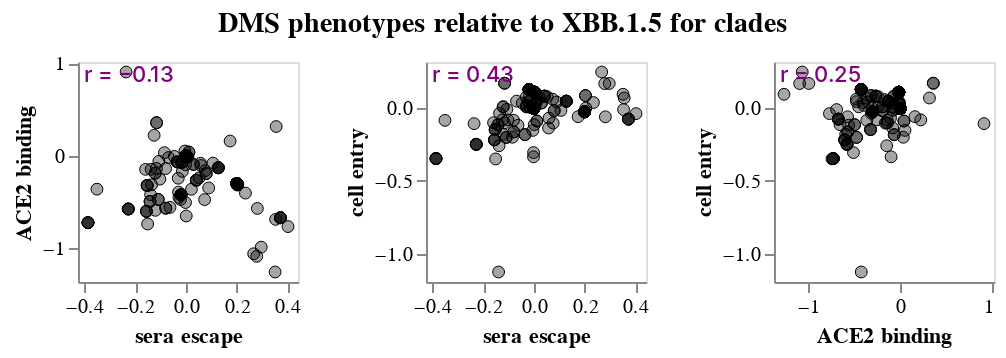

The notebook cell this image was saved under:
### Markdown cell above
## Phenotype correlations among clades
Plot correlations among overall phenotypes for clades.
Note that although a `r` value is shown on the plot, the data points on this plot cannot really be considered independent as the clades are phylogenetically related.

### Code cell
clade_selection = alt.selection_point(fields=["clade"], on="mouseover", empty=False)

clade_phenotype_scatter_base = (
    alt.Chart(clade_growth_dms_df)
    .add_params(clade_selection)
)

clade_phenotype_scatter_charts = []
for pheno1, pheno2 in itertools.combinations(phenotypes, 2):
    if split_by_rbd:
        if pheno1.split()[-1] != pheno2.split()[-1]:
            continue
    clade_phenotype_scatter_points = (
        clade_phenotype_scatter_base
        .encode(
            alt.X(pheno1, scale=alt.Scale(nice=False, padding=5)),
            y=alt.Y(pheno2, scale=alt.Scale(nice=False, padding=5)),
            tooltip=[
                alt.Tooltip(c, format=".2f") if clade_growth_dms_df[c].dtype == float else c
                for c in clade_growth_dms_df.columns
            ],
            size=alt.condition(clade_selection, alt.value(70), alt.value(35)),
            strokeWidth=alt.condition(clade_selection, alt.value(2), alt.value(0.5)),
            stroke=alt.condition(clade_selection, alt.value("red"), alt.value("black")),
        )
        .mark_circle(fill="black", strokeOpacity=1, fillOpacity=0.35)
    )
    clade_phenotype_scatter_r = (
        clade_phenotype_scatter_base
        .transform_regression(pheno1, pheno2, params=True)
        .transform_calculate(
            r=alt.expr.if_(
                alt.datum["coef"][1] >= 0,
                alt.expr.sqrt(alt.datum["rSquared"]),
                -alt.expr.sqrt(alt.datum["rSquared"]),
            ),
            label='"r = " + format(datum.r, ".2f")',
        )
        .mark_text(align="left", color="purple", fontWeight=500, fontSize=11, opacity=1)
        .encode(x=alt.value(3), y=alt.value(7), text=alt.Text("label:N"))
        .properties(width=110, height=110)
    )
    clade_phenotype_scatter_charts.append(clade_phenotype_scatter_points + clade_phenotype_scatter_r)

clade_phenotype_scatter_chart = (
    alt.vconcat(
        *[
            alt.hconcat(*clade_phenotype_scatter_charts[row * len(phenotypes_basic): (row + 1) * len(phenotypes_basic)])
            for row in range(int(math.ceil(len(phenotypes) / len(phenotypes_basic))))
        ],
        spacing=9,
    )
    .configure_axis(grid=False)
    .properties(        
        title=alt.TitleParams(
            f"DMS phenotypes relative to {dms_clade} for clades",
            anchor="middle",
            fontSize=14,
            dy=-3,
        ),
    )    
)

clade_phenotype_scatter_chart

### Figure 1 — Vega-Lite specification as saved in the notebook (floating-point values rounded to 4 significant figures; data arrays with more than 128 entries replaced by an {"elided": "..."} marker saying what was removed)
{"config": {"view": {"continuousWidth": 300, "continuousHeight": 300}, "axis": {"grid": false}}, "vconcat": [{"hconcat": [{"layer": [{"mark": {"type": "circle", "fill": "black", "fillOpacity": 0.35, "strokeOpacity": 1}, "encoding": {"size": {"condition": {"param": "param_2", "value": 70, "empty": false}, "value": 35}, "stroke": {"condition": {"param": "param_2", "value": "red", "empty": false}, "value": "black"}, "strokeWidth": {"condition": {"param": "param_2", "value": 2, "empty": false}, "value": 0.5}, "tooltip": [{"field": "clade", "type": "nominal"}, {"field": "date", "type": "nominal"}, {"field": "spike_muts_from_dms_clade", "type": "nominal"}, {"field": "growth_rate", "format": ".2f", "type": "quantitative"}, {"field": "n_sequences", "type": "quantitative"}, {"field": "sera escape", "format": ".2f", "type": "quantitative"}, {"field": "ACE2 binding", "format": ".2f", "type": "quantitative"}, {"field": "cell entry", "format": ".2f", "type": "quantitative"}], "x": {"field": "sera escape", "scale": {"nice": false, "padding": 5}, "type": "quantitative"}, "y": {"field": "ACE2 binding", "scale": {"nice": false, "padding": 5}, "type": "quantitative"}}, "name": "view_5"}, {"mark": {"type": "text", "align": "left", "color": "purple", "fontSize": 11, "fontWeight": 500, "opacity": 1}, "encoding": {"text": {"field": "label", "type": "nominal"}, "x": {"value": 3}, "y": {"value": 7}}, "transform": [{"on": "sera escape", "regression": "ACE2 binding", "params": true}, {"calculate": "if((datum['coef'][1] >= 0),sqrt(datum['rSquared']),(-sqrt(datum['rSquared'])))", "as": "r"}, {"calculate": "\"r = \" + format(datum.r, \".2f\")", "as": "label"}]}], "height": 110, "width": 110}, {"layer": [{"mark": {"type": "circle", "fill": "black", "fillOpacity": 0.35, "strokeOpacity": 1}, "encoding": {"size": {"condition": {"param": "param_2", "value": 70, "empty": false}, "value": 35}, "stroke": {"condition": {"param": "param_2", "value": "red", "empty": false}, "value": "black"}, "strokeWidth": {"condition": {"param": "param_2", "value": 2, "empty": false}, "value": 0.5}, "tooltip": [{"field": "clade", "type": "nominal"}, {"field": "date", "type": "nominal"}, {"field": "spike_muts_from_dms_clade", "type": "nominal"}, {"field": "growth_rate", "format": ".2f", "type": "quantitative"}, {"field": "n_sequences", "type": "quantitative"}, {"field": "sera escape", "format": ".2f", "type": "quantitative"}, {"field": "ACE2 binding", "format": ".2f", "type": "quantitative"}, {"field": "cell entry", "format": ".2f", "type": "quantitative"}], "x": {"field": "sera escape", "scale": {"nice": false, "padding": 5}, "type": "quantitative"}, "y": {"field": "cell entry", "scale": {"nice": false, "padding": 5}, "type": "quantitative"}}, "name": "view_6"}, {"mark": {"type": "text", "align": "left", "color": "purple", "fontSize": 11, "fontWeight": 500, "opacity": 1}, "encoding": {"text": {"field": "label", "type": "nominal"}, "x": {"value": 3}, "y": {"value": 7}}, "transform": [{"on": "sera escape", "regression": "cell entry", "params": true}, {"calculate": "if((datum['coef'][1] >= 0),sqrt(datum['rSquared']),(-sqrt(datum['rSquared'])))", "as": "r"}, {"calculate": "\"r = \" + format(datum.r, \".2f\")", "as": "label"}]}], "height": 110, "width": 110}, {"layer": [{"mark": {"type": "circle", "fill": "black", "fillOpacity": 0.35, "strokeOpacity": 1}, "encoding": {"size": {"condition": {"param": "param_2", "value": 70, "empty": false}, "value": 35}, "stroke": {"condition": {"param": "param_2", "value": "red", "empty": false}, "value": "black"}, "strokeWidth": {"condition": {"param": "param_2", "value": 2, "empty": false}, "value": 0.5}, "tooltip": [{"field": "clade", "type": "nominal"}, {"field": "date", "type": "nominal"}, {"field": "spike_muts_from_dms_clade", "type": "nominal"}, {"field": "growth_rate", "format": ".2f", "type": "quantitative"}, {"field": "n_sequences", "type": "quantitative"}, {"field": "sera escape", "format": ".2f", "type": "quantitative"}, {"field": "ACE2 binding", "format": ".2f", "type": "quantitative"}, {"field": "cell entry", "format": ".2f", "type": "quantitative"}], "x": {"field": "ACE2 binding", "scale": {"nice": false, "padding": 5}, "type": "quantitative"}, "y": {"field": "cell entry", "scale": {"nice": false, "padding": 5}, "type": "quantitative"}}, "name": "view_7"}, {"mark": {"type": "text", "align": "left", "color": "purple", "fontSize": 11, "fontWeight": 500, "opacity": 1}, "encoding": {"text": {"field": "label", "type": "nominal"}, "x": {"value": 3}, "y": {"value": 7}}, "transform": [{"on": "ACE2 binding", "regression": "cell entry", "params": true}, {"calculate": "if((datum['coef'][1] >= 0),sqrt(datum['rSquared']),(-sqrt(datum['rSquared'])))", "as": "r"}, {"calculate": "\"r = \" + format(datum.r, \".2f\")", "as": "label"}]}], "height": 110, "width": 110}]}], "data": {"name": "data-350e1205b0d88e4ec037196fc8e9db24"}, "params": [{"name": "param_2", "select": {"type": "point", "fields": ["clade"], "on": "mouseover"}, "views": ["view_5", "view_6", "view_7"]}], "spacing": 9, "title": {"text": "DMS phenotypes relative to XBB.1.5 for clades", "anchor": "middle", "dy": -3, "fontSize": 14}, "$schema": "https://vega.github.io/schema/vega-lite/v5.8.0.json", "datasets": {"data-350e1205b0d88e4ec037196fc8e9db24": {"elided": "201 records"}}}
